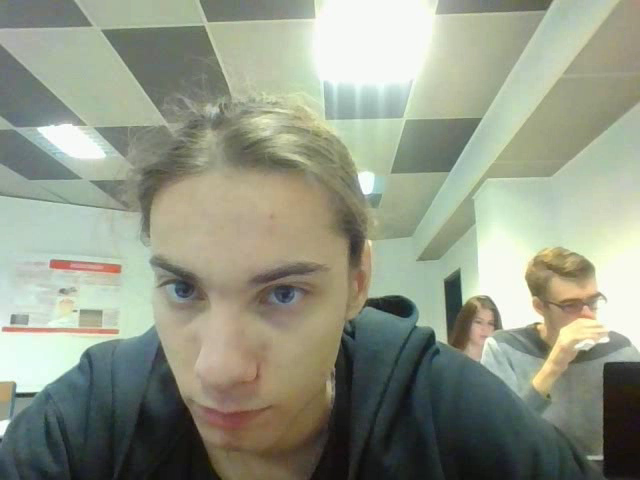
#> input picture frame 2 of source/video/video0.avi, 640 x 480 px, given in place of originalVideo.avi, which was not available
$ python process.py   (older library calls are emulated)
#> lines starting #> are read from the running program, lines starting #| are printed output that depends on the picture; pictures that were not available may be replaced by others from this repository, and a replacement may not be noted
### heartBeatsDetection/RGBtoHSV.py
# Functions used to convert RGB images to HSV

import numpy as np

def RGBimageToHSV(image):

    R = np.array(image[:, :, 0], dtype=np.float).flatten()
    G = np.array(image[:, :, 1], dtype=np.float).flatten()
    B = np.array(image[:, :, 2], dtype=np.float).flatten()

    H = np.empty(len(R))
    H[:] = -1.0
    S = H
    V = H

    R, G, B = R / 255.0, G / 255.0, B / 255.0
    RGB = np.vstack((R, G, B))

    max = np.amax(RGB, axis=0)
    min = np.amin(RGB, axis=0)
    df = max - min

    S = df / max

    mask = (max == 0.0)
    if any(mask):
        S[mask] = 0.0

    mask = (max == min)
    if any(mask):
        H[mask] = 0.0

    mask = (max == R)
    if any(mask):
        H[mask] = ((1/6) * ((G[mask] - B[mask]) / df[mask]) + 1.0) % 1.0

    mask = (max == G)
    if any(mask):
        H[mask] = ((1/6) * ((B[mask] - R[mask]) / df[mask]) + (2/6)) % 1.0

    mask = (max == B)
    if any(mask):
        H[mask] = ((1/6) * ((R[mask] - G[mask]) / df[mask]) + (4/6)) % 1.0

    V = max

    return H, S, V

### heartBeatsDetection/process.py
import numpy as np
from scipy.fftpack import fft
import cv2
import matplotlib.pyplot as plt

import RGBtoHSV

# List of average hue for each frame
meanHues = []
# Number of recorded frames
recordedFrames = 0
# Output videos names
videoName = 'originalVideo.avi'

print('Processing...')
cap = cv2.VideoCapture(videoName)

# Find OpenCV version
(major_ver, minor_ver, subminor_ver) = (cv2.__version__).split('.')
# Get frame per seconds
if int(major_ver) < 3:
    fps = cap.get(cv2.cv.CV_CAP_PROP_FPS)
else:
    fps = cap.get(cv2.CAP_PROP_FPS)


while cap.isOpened():
    # Check video aquisition
    ret, frame = cap.read()
#> frame is the input picture: shape (480, 640, 3); mean B, G, R 134.4, 151.4, 145.9
    if ret:

        # Temporary Region Of Interest to target forehead
        x = 300
        y = 150
        w = 100
        h = 50
        roi = frame[y:y + h, x:x + w]
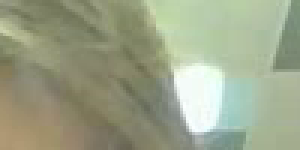
#> roi: shape (50, 100, 3) (shown 3 times larger); mean B, G, R 136.5, 163, 156

        #roi = cv2.fastNlMeansDenoisingColored(roi, None, 10, 10, 7, 21)
        #hsvRoi = cv2.cvtColor(roi, cv2.COLOR_BGR2HSV)
        [hues, _, _] = RGBtoHSV.RGBimageToHSV(roi)
#> in RGBimageToHSV, `R = np.array(image[:, :, 0], dtype=np.float).flatten()`: R = 5000 values, max 255 at index 3561, min 78 at index 2246, mean 136.5
#> in RGBimageToHSV, `G = np.array(image[:, :, 1], dtype=np.float).flatten()`: G = 5000 values, max 255 at index 2267, min 101 at index 4942, mean 163
#> in RGBimageToHSV, `B = np.array(image[:, :, 2], dtype=np.float).flatten()`: B = 5000 values, max 252 at index 3561, min 103 at index 3548, mean 156
#> in RGBimageToHSV, `H = np.empty(len(R))`: H = 5000 values, max 252 at index 3561, min 4.65e-310 at index 2, mean 155.9
#> in RGBimageToHSV, `S = H`: S = 5000 values from -1 to -1
#> in RGBimageToHSV, `R, G, B = R / 255.0, G / 255.0, B / 255.0`: R = 5000 values, max 1 at index 3561, min 0.306 at index 2246, mean 0.535; G = 5000 values, max 1 at index 2267, min 0.396 at index 4942, mean 0.639; B = 5000 values, max 0.988 at index 3561, min 0.404 at index 3548, mean 0.612
#> in RGBimageToHSV, `max = np.amax(RGB, axis=0)`: max = 5000 values, max 1 at index 2267, min 0.412 at index 4942, mean 0.647
#> in RGBimageToHSV, `min = np.amin(RGB, axis=0)`: min = 5000 values, max 0.988 at index 3561, min 0.306 at index 2246, mean 0.53
#> in RGBimageToHSV, `df = max - min`: df = 5000 values, max 0.227 at index 4200, min 0.0118 at index 3561, mean 0.118
#> in RGBimageToHSV, `S = df / max`: S = 5000 values, max 0.346 at index 2403, min 0.0118 at index 3561, mean 0.19
#> in RGBimageToHSV, `V = max`: V has the same summary as max
#> hues = 5000 values, max 0.572 at index 4423, min 0.136 at index 4265, mean 0.439

        cv2.imshow('frame', roi)

        # Save the average hues
        meanHues.append(np.mean(hues))

        recordedFrames = recordedFrames + 1

        if cv2.waitKey(1) & 0xFF == ord('q'):
#> (key q is pressed here)
            break

    else:
        break

# Release everything if job is finished
cap.release()
cv2.destroyAllWindows()

# Plot data
N = recordedFrames
T = 1.0/fps
f = 1.0/(2.0*T)

x = np.linspace(0.0, N*T, N)
y = meanHues
#> y = [0.439]

plt.plot(x, y)
plt.title("Average Hues per frame")
plt.ylabel("Average Hue")
plt.xlabel("Time (s)")
plt.show()
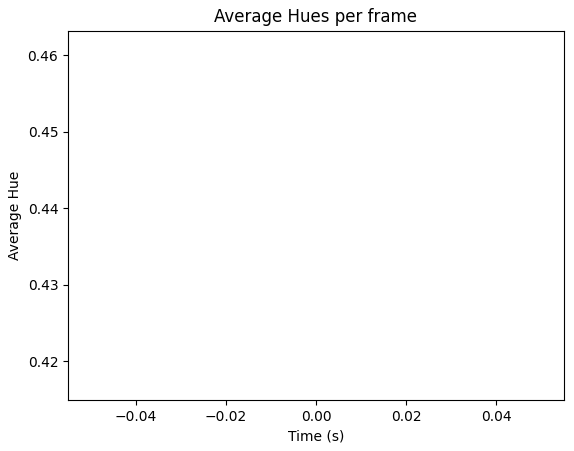
#> figure drawn by matplotlib, 1 panel

xf = np.linspace(0.0, f, N//2)
xf = xf[:-1]
yf = fft(y)
yf = yf[N//2:N//2 + len(xf)]

# Band-pass filter to the interesting frequencies
HRindex = (xf >= 0.2) & (xf <= 4.0)

plt.plot(xf[HRindex], yf[HRindex])
plt.title("FFT")
plt.xlabel("Hz")
plt.show()
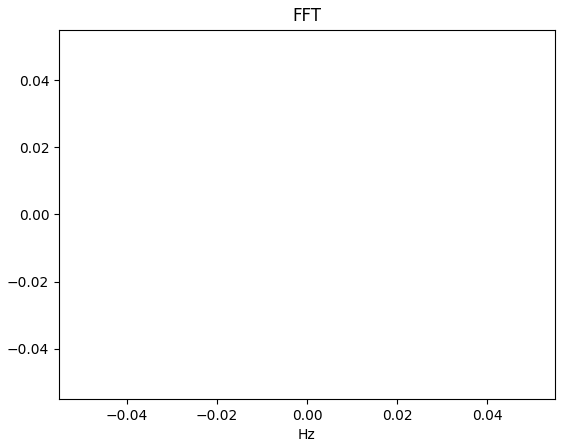
#> figure drawn by matplotlib, 1 panel

$ run again, starting later in the video
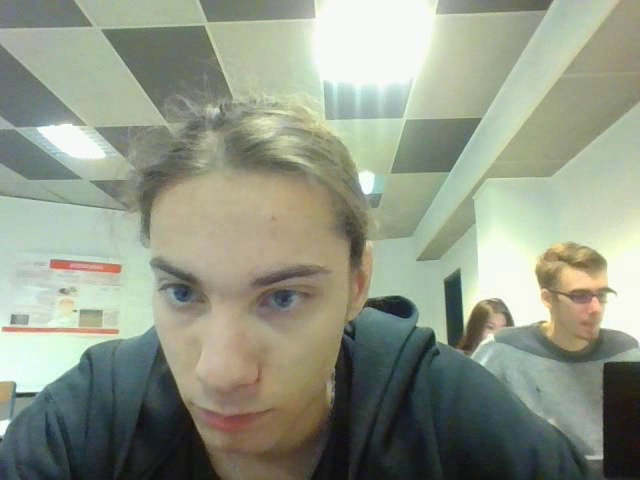
#> input picture frame 9 of source/video/video0.avi, 640 x 480 px, given in place of originalVideo.avi, which was not available
#> frame is the input picture: shape (480, 640, 3); mean B, G, R 135, 151.5, 145.2
#> `roi = frame[y:y + h, x:x + w]`:
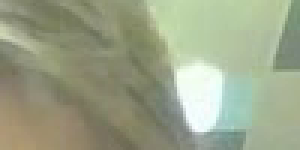
#> roi: shape (50, 100, 3) (shown 3 times larger); mean B, G, R 136.1, 162.8, 155.3
#> in RGBimageToHSV, `R = np.array(image[:, :, 0], dtype=np.float).flatten()`: R = 5000 values, max 255 at index 3462, min 82 at index 4742, mean 136.1
#> in RGBimageToHSV, `G = np.array(image[:, :, 1], dtype=np.float).flatten()`: G = 5000 values, max 255 at index 2265, min 104 at index 4843, mean 162.8
#> in RGBimageToHSV, `B = np.array(image[:, :, 2], dtype=np.float).flatten()`: B = 5000 values, max 251 at index 4265, min 107 at index 3346, mean 155.3
#> H = 5000 values, max 251 at index 4265, min 0 at index 51, mean 135.4
#> in RGBimageToHSV, `S = H`: S = 5000 values from -1 to -1
#> in RGBimageToHSV, `R, G, B = R / 255.0, G / 255.0, B / 255.0`: R = 5000 values, max 1 at index 3462, min 0.322 at index 4742, mean 0.534; G = 5000 values, max 1 at index 2265, min 0.408 at index 4843, mean 0.639; B = 5000 values, max 0.984 at index 4265, min 0.42 at index 3346, mean 0.609
#> max = 5000 values, max 1 at index 2265, min 0.424 at index 4843, mean 0.646
#> min = 5000 values, max 0.984 at index 4265, min 0.322 at index 4742, mean 0.528
#> df = 5000 values, max 0.243 at index 4806, min 0.00784 at index 3668, mean 0.118
#> in RGBimageToHSV, `S = df / max`: S = 5000 values, max 0.358 at index 4806, min 0.00797 at index 3668, mean 0.188
#> in RGBimageToHSV, `V = max`: V has the same summary as max
#> hues = 5000 values, max 0.576 at index 2600, min 0.111 at index 4364, mean 0.439
#> y = [0.439]
#> `plt.show()`:
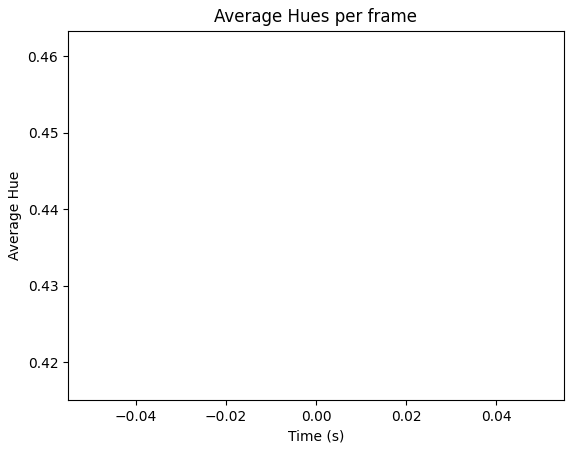
#> figure drawn by matplotlib, 1 panel

$ run again, starting later in the video
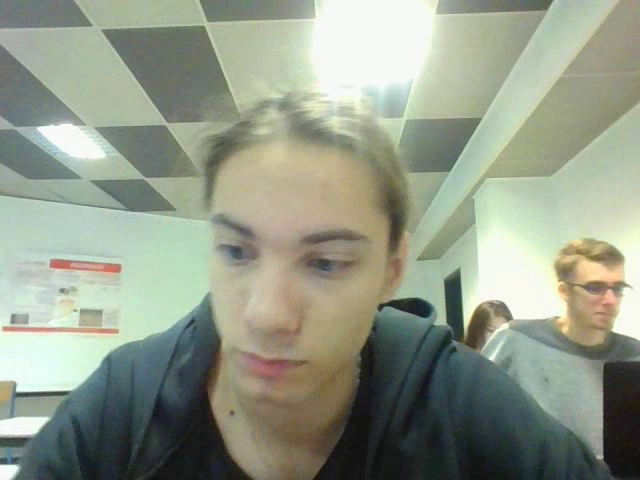
#> input picture frame 16 of source/video/video0.avi, 640 x 480 px, given in place of originalVideo.avi, which was not available
#> frame is the input picture: shape (480, 640, 3); mean B, G, R 137.1, 153.8, 146.8
#> `roi = frame[y:y + h, x:x + w]`:
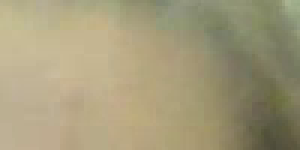
#> roi: shape (50, 100, 3) (shown 3 times larger); mean B, G, R 122.2, 155.1, 164.1
#> in RGBimageToHSV, `R = np.array(image[:, :, 0], dtype=np.float).flatten()`: R = 5000 values, max 159 at index 2518, min 56 at index 4487, mean 122.2
#> in RGBimageToHSV, `G = np.array(image[:, :, 1], dtype=np.float).flatten()`: G = 5000 values, max 190 at index 800, min 75 at index 4991, mean 155.1
#> in RGBimageToHSV, `B = np.array(image[:, :, 2], dtype=np.float).flatten()`: B = 5000 values, max 202 at index 2518, min 77 at index 4991, mean 164.1
#> H = 5000 values, max 202 at index 2518, min 4.65e-310 at index 2, mean 164
#> in RGBimageToHSV, `S = H`: S = 5000 values from -1 to -1
#> in RGBimageToHSV, `R, G, B = R / 255.0, G / 255.0, B / 255.0`: R = 5000 values, max 0.624 at index 2518, min 0.22 at index 4487, mean 0.479; G = 5000 values, max 0.745 at index 800, min 0.294 at index 4991, mean 0.608; B = 5000 values, max 0.792 at index 2518, min 0.302 at index 4991, mean 0.644
#> max = 5000 values, max 0.792 at index 2518, min 0.302 at index 4991, mean 0.646
#> min has the same summary as R
#> df = 5000 values, max 0.251 at index 3845, min 0.0784 at index 256, mean 0.167
#> in RGBimageToHSV, `S = df / max`: S = 5000 values, max 0.418 at index 3392, min 0.133 at index 456, mean 0.258
#> in RGBimageToHSV, `V = max`: V has the same summary as max
#> hues = 5000 values, max 0.571 at index 3238, min 0.429 at index 98, mean 0.531
#> y = [0.531]
#> `plt.show()`:
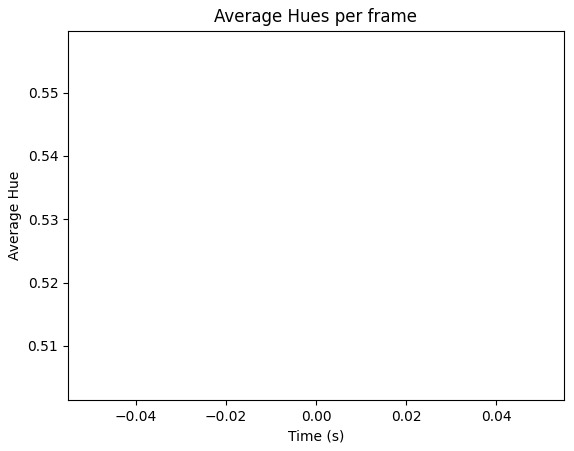
#> figure drawn by matplotlib, 1 panel
